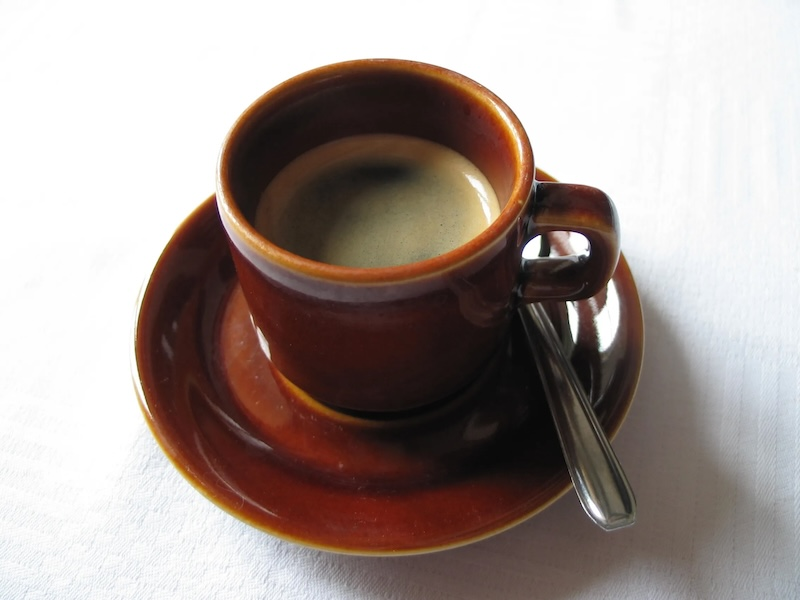
%> input picture courses/kutz/_16/photo.jpeg, 800 x 600 px
$ octave photo.m   (GNU Octave 9; MATLAB toolbox functions it lacks are replaced by stand-ins)
%> lines starting %> are read from the running program, lines starting %| are printed output that depends on the picture
A=imread('photo.jpeg');
%> A is the input picture: size 600x800x3 uint8; mean R, G, B 164.2, 151.8, 147.2
Abw=rgb2gray(A);
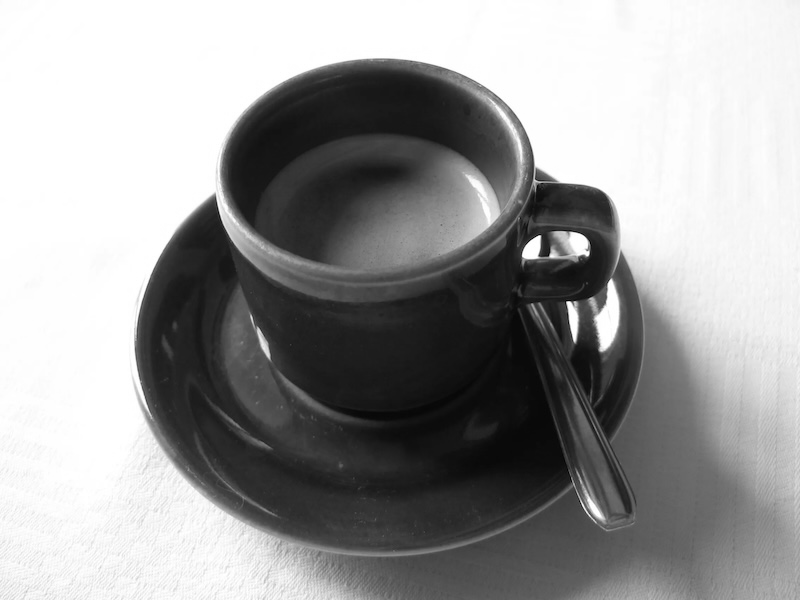
%> Abw: size 600x800 uint8; min 1, max 255, mean 155
Abw=double(Abw);
%> Abw: size 600x800 double
B=Abw+100*randn(600,800);
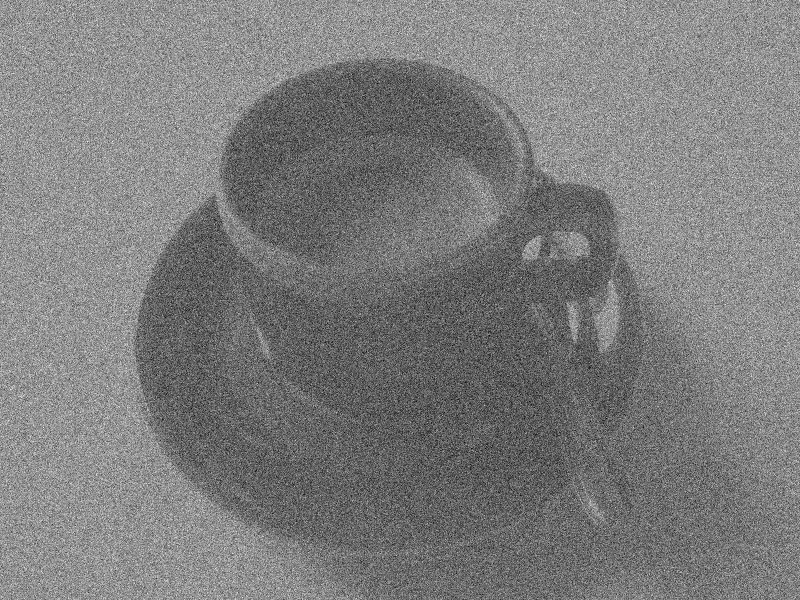
%> B: size 600x800 double; min -370.4, max 698.6, mean 154.8; drawn with min black and max white
Bt=fft2(B); Bts=fftshift(Bt);
subplot(2,2,1), imshow(uint8(B)), colormap(hot)
%> after `imshow(uint8(B))`:
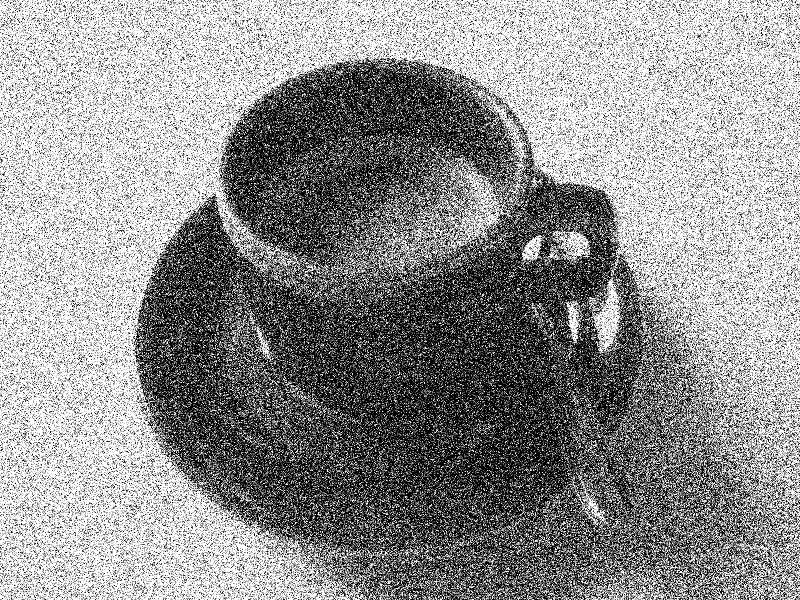
%> displayed picture: size 600x800, on the screen's scale of 0 to 255; min 0, max 255, mean 145.2
subplot(2,2,2), pcolor(log(abs(Bts)))
%> after `pcolor(log(abs(Bts)))`:
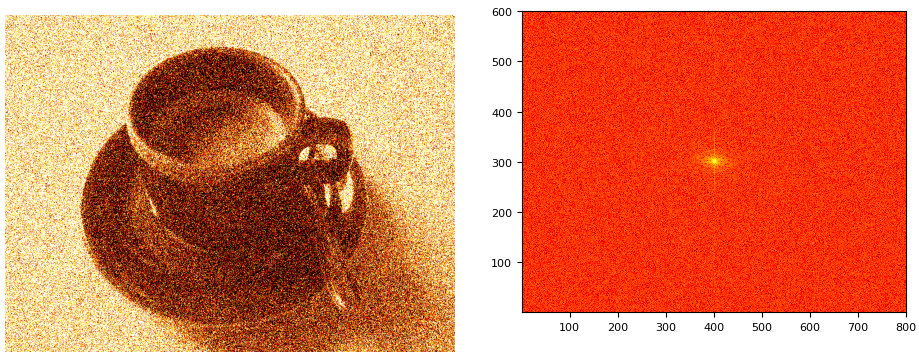
%> figure redrawn from the program's plot data, 2 panels
